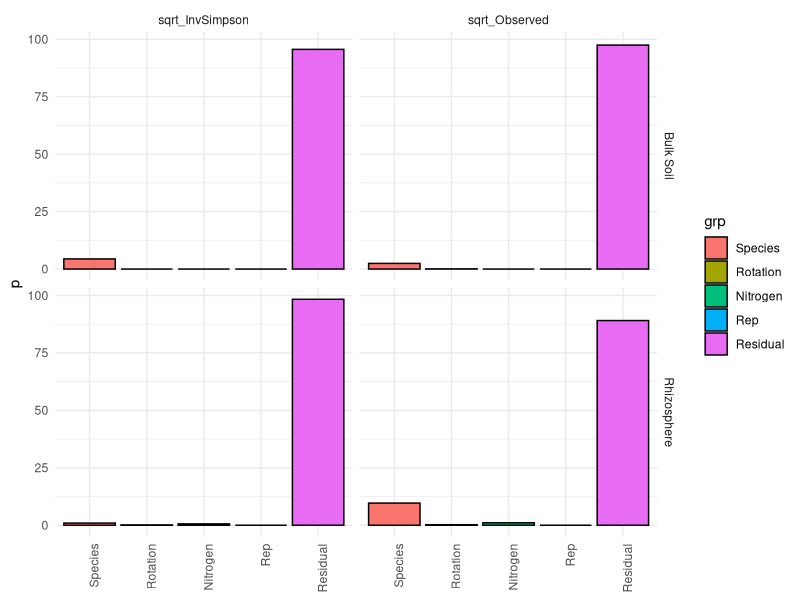
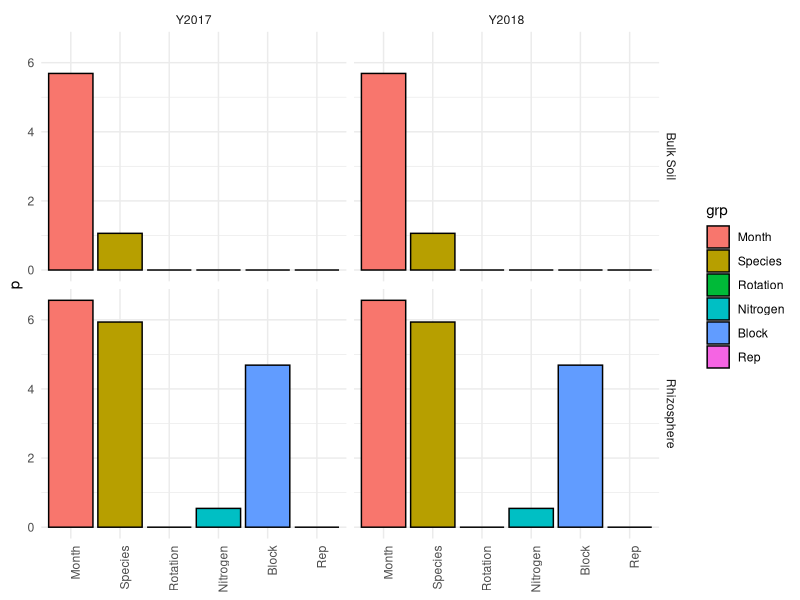

Write the R code that produced these figures, in order.
## ---- chunk 1
# , include=TRUE, warning=FALSE, echo=TRUE, error=FALSE
knitr::opts_knit$set(root.dir=normalizePath('../../'))
knitr::opts_chunk$set(warning=FALSE, message=FALSE, error=FALSE, echo=TRUE)
## ---- chunk 2
# meta data
d <- read.csv("data/sample_data.csv")
d$Year <- paste0("Y", d$Year)
d$Block <- paste0("B", d$Block)
d$Rep <- paste0("R", d$Rep)

# filter discarded samples
library("tidyverse")
discarded_samples <- as.data.frame(read_csv("data/discarded_samples.csv"))

d <- dplyr::filter(d, !(Sample_ID %in% discarded_samples$Sample_ID))


# ASV table
asv <- read.csv("data/ASV_table.csv", row.names = 1)
## filter outlier samples from ASV table
asv <- asv[ ,!(colnames(asv) %in% discarded_samples$Sample_ID)]


## ---- chunk 3
library("lme4")
library("ggplot2")

## ---- chunk 4

### sqrt transform indexes
d$sqrt_Observed <- sqrt(d$Observed)
d$sqrt_InvSimpson <- sqrt(d$InvSimpson)


## lmer model fit function ## tweak this to change model

get_fit <- function(sample_data, fraction, Y){
  dat <- subset(d, Fraction %in% fraction)
  formula <- as.formula(paste(Y, "~ Year + Month + (1|Species) + (1|Rotation) + (1|Nitrogen)  + Block + (1|Rep)"))
  fit <- lmer(data = dat, formula)
  return(fit)
}

fit <- get_fit(d,"Rhizosphere", "sqrt_Observed")


## calculate percent variability for all cases

pv <- data.frame()
for (fraction in c("Rhizosphere", "Bulk Soil")){
  percvar <- data.frame("Fraction" = fraction, "grp" = c("Species","Rotation","Nitrogen","Rep","Residual"))
  for (Y in c("sqrt_Observed", "sqrt_InvSimpson")){
    fit <- get_fit(d, fraction, Y)
    df <- as.data.frame(VarCorr(fit))
    percvar$grp <- df$grp
    percvar[, Y] <- round(df$vcov/sum(df$vcov)*100, 8)
  }
  m <- gather(percvar, "Y", "p", -c(grp, Fraction))
  pv <- rbind(pv, m)
}

### plot bar chart

pv$grp <- factor(pv$grp, levels = c("Species","Rotation","Nitrogen","Rep","Residual"))

## don't plot residual
## pv2 <- filter(pv, grp != "Residual")

 ggplot(pv, aes(x=grp, y=p, fill=grp)) +
   geom_bar(stat="identity", color="black") +
   facet_grid(Fraction ~ Y) +
    #ggtitle(title) +
    theme_minimal() +
    theme(plot.title = element_text(hjust = 0.5), axis.title.x = element_blank()) +
    theme(axis.text.x = element_text(angle = 90, hjust = 1))



## ---- chunk 5



## lmer model fit function ## tweak this to change model

get_fit <- function(sample_data, fraction, Y){
  dat <- subset(d, Fraction %in% fraction)
  formula <- as.formula(paste(Y, "~ (1|Month) + (1|Species) + (1|Rotation) + (1|Nitrogen)  + (1|Block) + (1|Rep)"))
  fit <- lmer(data = dat, formula)
  return(fit)
}

library("lme4")


## calculate percent variability for all cases

pv <- data.frame()
for (year in c("Y2017", "Y2018")){
  #year <- "Y2018"
  for (fraction in c("Rhizosphere", "Bulk Soil")){
    #fraction <- "Rhizosphere"
    percvar <- data.frame("Year" = year, "Fraction" = fraction, "grp" = c("Month","Species","Rotation","Nitrogen","Block","Rep","Residual"))
    for (Y in c("sqrt_Observed", "sqrt_InvSimpson")){
      fit <- get_fit(filter(d, Year == year), fraction, Y)
      df <- as.data.frame(VarCorr(fit))
      percvar$grp <- df$grp
      percvar[, Y] <- round(df$vcov/sum(df$vcov)*100, 8)
    }
  m <- gather(percvar, "Y", "p", -c(grp, Fraction, Year))
  pv <- rbind(pv, m)
  }
}



### plot bar chart

## don't plot residual
pv_17 <- filter(pv, grp != "Residual" & Y == "sqrt_Observed")
pv_17$grp <- factor(pv_17$grp, levels = c("Month","Species","Rotation","Nitrogen","Block","Rep","Residual"))


 ggplot(pv_17, aes(x=grp, y=p, fill=grp)) +
   geom_bar(stat="identity", color="black") +
   facet_grid(Fraction ~ Year) +
    #ggtitle(title) +
    theme_minimal() +
    theme(plot.title = element_text(hjust = 0.5), axis.title.x = element_blank()) +
    theme(axis.text.x = element_text(angle = 90, hjust = 1))



